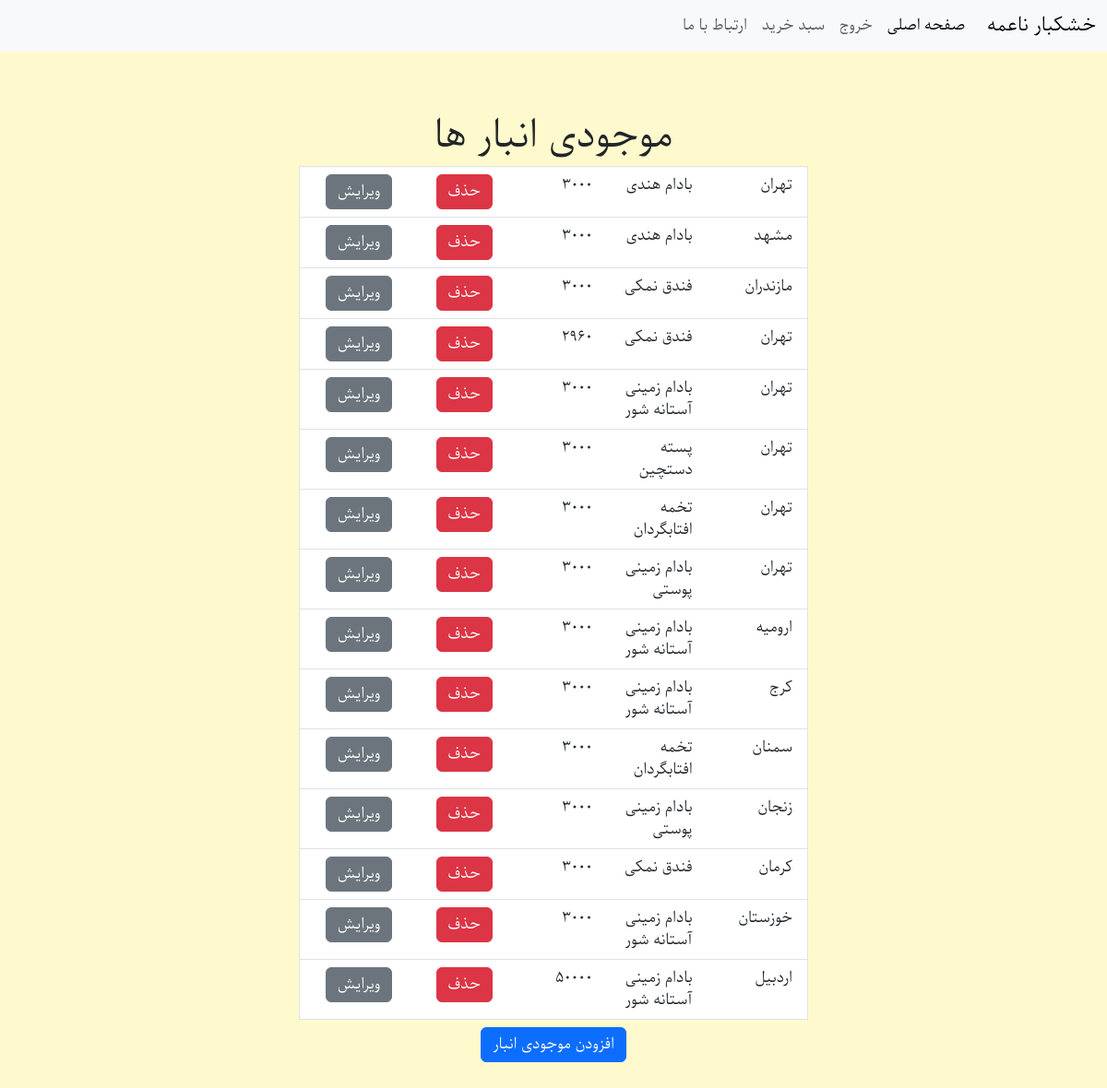
The page /inventoryproduct/ (signed in) on the database its author committed.
### shop/models.py (models this page shows, shortened)
class InventoryProduct(models.Model):
    inventory=models.ForeignKey('Inventory' , on_delete=models.CASCADE)
    product=models.ForeignKey('Product',on_delete=models.CASCADE)
    quantity=models.PositiveIntegerField()
    class Meta:
        unique_together=['product','inventory']

class Inventory(models.Model):
    city=models.OneToOneField('City',on_delete=models.CASCADE)

class City(models.Model):
    name=models.CharField(max_length=100)

class Product(models.Model):
    name=models.CharField(max_length=100)
    category=models.ForeignKey('Category',on_delete=models.CASCADE)
    price=models.DecimalField(max_digits=9,decimal_places=0)
    Type=models.CharField(max_length=20,choices=[('درجه یک','درجه یک'), ('درجه دو','درجه دو'),('درجه سه','درجه سه') ])
    inventory=models.ManyToManyField('Inventory', through='InventoryProduct')
    avatar=models.ImageField()
    supplier=models.ManyToManyField('Supplier')

### shop/views.py (the view)
# urls.py: path('inventoryproduct/', InventoryProductListView.as_view(), name='inventoryproduct'),
class InventoryProductListView(UserPassesTestMixin,ListView):
    model = InventoryProduct
    template_name = 'inventoryproduct.html'
    def test_func(self):
        return self.request.user.is_superuser

### templates/inventoryproduct.html
{% extends 'base.html' %}
{% block content %}
    <ul class="list-group m-5 align-items-center">
        <h1 class="mb-2">موجودی انبار ها</h1>
        {% for inventoryproduct in inventoryproduct_list %}
            <li class="list-group-item city-list w-50 ">
                <div class="row">
                    <div class="col"> {{ inventoryproduct.inventory.city.name }} </div>
                    <div class="col">
                        {{ inventoryproduct.product.name }}
                    </div>
                    <div class="col">
                        {{ inventoryproduct.quantity }}
                    </div>
                    <div class="col">
                        <a class="btn btn-danger" href="{% url 'inventoryproductdelete' inventoryproduct.id %}">حذف</a>
                    </div>
                    <div class="col">
                        <a class="btn btn-secondary" href="{% url 'inventoryproductupdate' inventoryproduct.id %}">ویرایش</a>
                    </div>
                </div>
            </li>
        {% endfor %}
        <a href="{% url 'inventoryproductcreate' %}" class="btn btn-primary mt-2">افزودن موجودی انبار</a>
    </ul>
{% endblock %}

### static/css/style.css (style rules this page uses)
* { font-family: parastoo; }
body { background: #FFFACD; }

### rows shown on the page
InventoryProduct: inventory.city.name "تهران", product.name "بادام هندی", quantity "3000"
InventoryProduct: inventory.city.name "مشهد", product.name "بادام هندی", quantity "3000"
InventoryProduct: inventory.city.name "مازندران", product.name "فندق نمکی", quantity "3000"
InventoryProduct: inventory.city.name "تهران", product.name "فندق نمکی", quantity "2960"
InventoryProduct: inventory.city.name "تهران", product.name "بادام زمینی آستانه شور", quantity "3000"
InventoryProduct: inventory.city.name "تهران", product.name "پسته دستچین", quantity "3000"
InventoryProduct: inventory.city.name "تهران", product.name "تخمه افتابگردان", quantity "3000"
InventoryProduct: inventory.city.name "تهران", product.name "بادام زمینی پوستی", quantity "3000"
InventoryProduct: inventory.city.name "ارومیه", product.name "بادام زمینی آستانه شور", quantity "3000"
InventoryProduct: inventory.city.name "کرج", product.name "بادام زمینی آستانه شور", quantity "3000"
InventoryProduct: inventory.city.name "سمنان", product.name "تخمه افتابگردان", quantity "3000"
InventoryProduct: inventory.city.name "زنجان", product.name "بادام زمینی پوستی", quantity "3000"
InventoryProduct: inventory.city.name "کرمان", product.name "فندق نمکی", quantity "3000"
InventoryProduct: inventory.city.name "خوزستان", product.name "بادام زمینی آستانه شور", quantity "3000"
InventoryProduct: inventory.city.name "اردبیل", product.name "بادام زمینی آستانه شور", quantity "50000"
